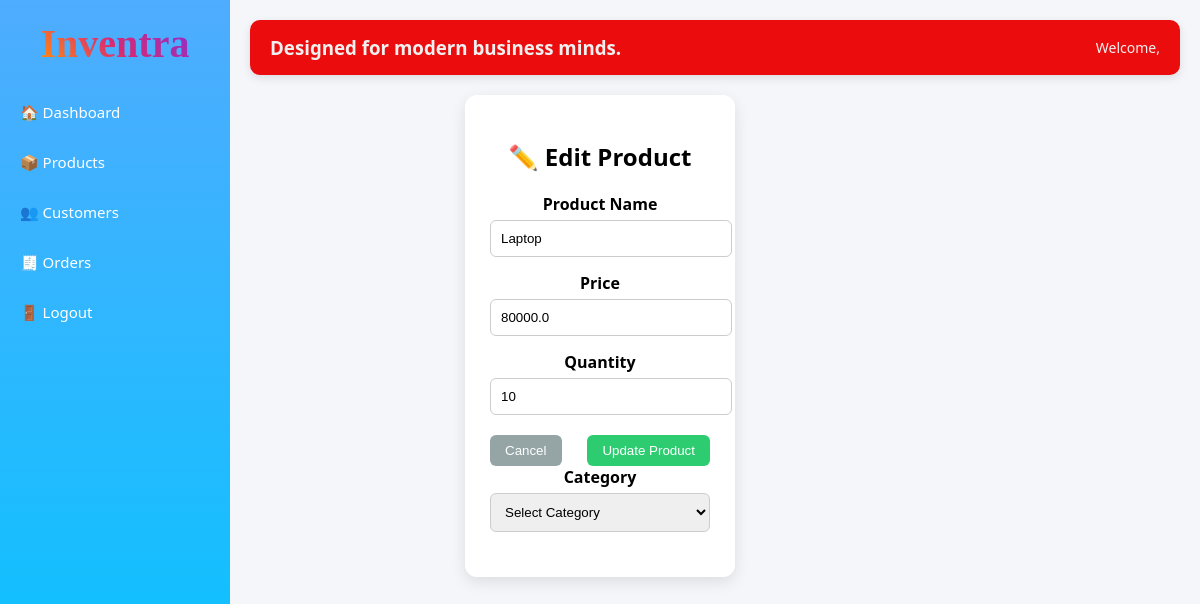
Page /products/edit/1/ on the earlier database version.
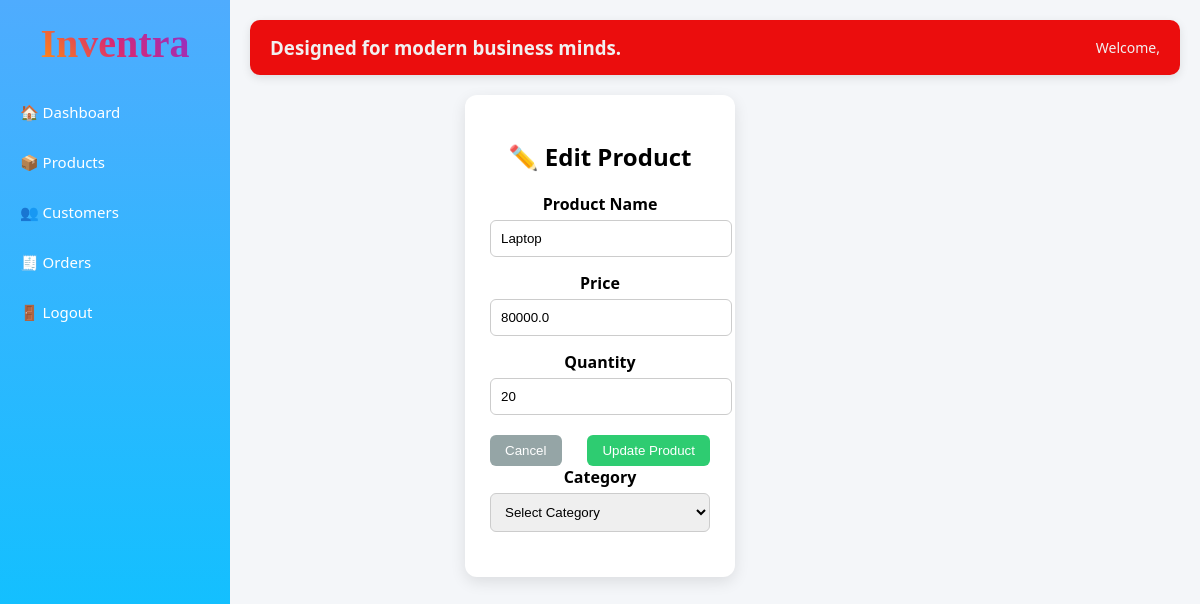
Same page on the later database version.
### products/models.py (models this page shows, shortened)
class Product(models.Model):
    name = models.CharField(max_length=100)
    price = models.IntegerField()
    quantity = models.IntegerField()

### products/views.py (the view)
# urls.py: path('edit/<int:id>/', views.edit_product, name='edit_product'),
def edit_product(request, id):
    product = get_object_or_404(Product, id=id)
    if request.method == "POST":
        form = ProductForm(request.POST, instance=product)  # ✅ MUST
        if form.is_valid():
            form.save()
            return redirect('product_list')
    else:
        form = ProductForm(instance=product)  # ✅ MUST
    return render(request, 'products/add_products.html', {'form': form})

### products/forms.py
class ProductForm(forms.ModelForm):
    class Meta:
        model = Product
        fields = ['name', 'price', 'quantity', 'category']

### templates/products/add_products.html (shortened to what this page needs)
{% extends "base.html" %}
{% block content %}
<div style="max-width:500px; margin:auto;">
    <div class="card">
        <h2 style="margin-bottom:20px; text-align:center;">
            {% if form.instance.pk %}
                ✏️ Edit Product
            {% else %}
                ➕ Add Product
            {% endif %}
        </h2>
        <form method="POST">
            <label style="font-weight:bold;">Product Name</label><br>
            <input type="text" name="name"
                   value="{{ form.instance.name|default:'' }}"
                   placeholder="Enter product name"
                   style="width:100%; padding:10px; margin-top:5px; margin-bottom:15px;
                   border-radius:6px; border:1px solid #ccc;">
            <label style="font-weight:bold;">Price</label><br>
            <input type="number" name="price"
                   value="{{ form.instance.price|default:'' }}"
                   placeholder="Enter price"
                   style="width:100%; padding:10px; margin-top:5px; margin-bottom:15px;
                   border-radius:6px; border:1px solid #ccc;">
            <label style="font-weight:bold;">Quantity</label><br>
            <input type="number" name="quantity"
                   value="{{ form.instance.quantity|default:'' }}"
                   placeholder="Enter quantity"
                   style="width:100%; padding:10px; margin-top:5px; margin-bottom:20px;
                   border-radius:6px; border:1px solid #ccc;">
            <div style="display:flex; justify-content:space-between;">
                <a href="{% url 'product_list' %}">
                    <button type="button" style="background:#95a5a6;">Cancel</button>
                </a>
                <button type="submit" style="background:#2ecc71;">
                    {% if form.instance.pk %}
                        Update Product
                    {% else %}
                        Add Product
                    {% endif %}
                </button>
            </div>
            <label style="font-weight:bold;">Category</label><br>
            <select name="category"
                    style="width:100%; padding:10px; margin-top:5px; margin-bottom:20px;
                    border-radius:6px; border:1px solid #ccc;">
                <option value="">Select Category</option>
            </select>
        </form>
    </div>
</div>
{% endblock %}

Differences in the rows shown:
changed Product "Laptop": quantity "10" → "20"
